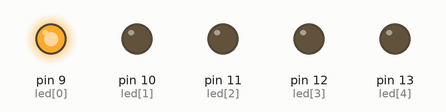
Simulated run of this sketch. Board: Arduino Uno, built with avr-gcc and run on an emulated ATmega328P. Shown: output pins drawn as LEDs (lit = HIGH).

Above: at 0.5 s.
At 1.5 s:
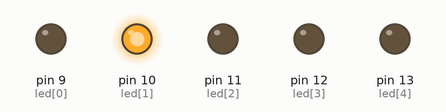
At 2.5 s:
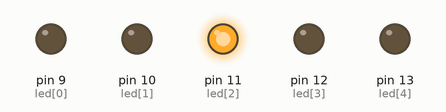
At 3.5 s:
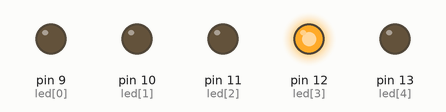
At 4.5 s:
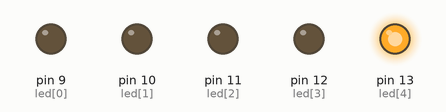
Timing chart, 0 to 6.5 s (numbered marks = the images above):
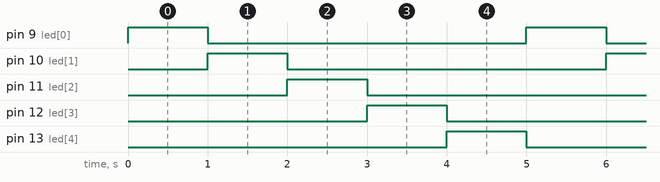

Measured:
- by itself, pin 9 (led[0]), pin 10 (led[1]), pin 11 (led[2]), pin 12 (led[3]), pin 13 (led[4]): alternates HIGH for 1.0 s and LOW for 4.0 s
- by itself, everything shown: repeats every 5.0 s, in 6 steps

The sketch:

led_test.ino
```cpp
// the numbers of leds pins
//9 (index 0) - most left, 13 (index 4) - most right
int led[5] = {9, 10, 11, 12, 13};

void setup() {
  // initialize the digital pin as an output.
  pinMode(led[0], OUTPUT);
  pinMode(led[1], OUTPUT);
  pinMode(led[2], OUTPUT);
  pinMode(led[3], OUTPUT);
  pinMode(led[4], OUTPUT);

  //open the serial port
  Serial.begin(9600);
}

void loop() {
  for (int i = 0; i < 5; i++)
  {
     digitalWrite(led[i], HIGH);
     delay(1000);
     digitalWrite(led[i], LOW);
  }
}
```
